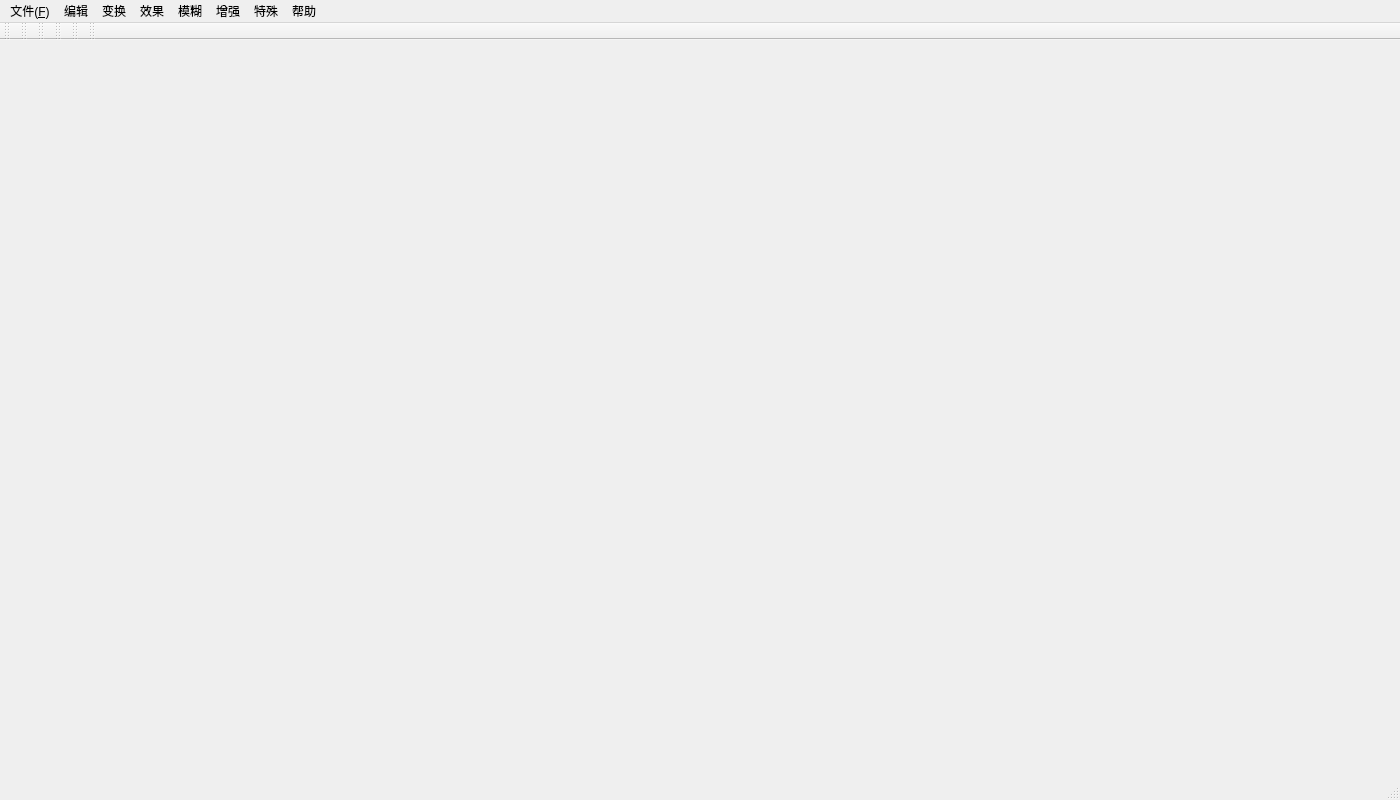
<?xml version="1.0" encoding="UTF-8"?>
<ui version="4.0">
 <class>MainWindow</class>
 <widget class="QMainWindow" name="MainWindow">
  <property name="geometry">
   <rect>
    <x>0</x>
    <y>0</y>
    <width>1400</width>
    <height>800</height>
   </rect>
  </property>
  <property name="windowTitle">
   <string>ImageQt</string>
  </property>
  <property name="windowIcon">
   <iconset resource="../res/ImageDir.qrc">
    <normaloff>:/img/SimpleImage.svg</normaloff>:/img/SimpleImage.svg</iconset>
  </property>
  <widget class="QWidget" name="centralwidget">
   <layout class="QVBoxLayout" name="verticalLayout_2">
    <item>
     <layout class="QVBoxLayout" name="verticalLayout">
      <item>
       <layout class="QHBoxLayout" name="horizontalLayout">
        <item>
         <widget class="GraphicsView" name="leftGraphicsView" native="true"/>
        </item>
        <item>
         <widget class="GraphicsView" name="rightGraphicsView" native="true"/>
        </item>
       </layout>
      </item>
     </layout>
    </item>
   </layout>
  </widget>
  <widget class="QStatusBar" name="statusBar"/>
  <widget class="QMenuBar" name="menuBar">
   <property name="geometry">
    <rect>
     <x>0</x>
     <y>0</y>
     <width>1400</width>
     <height>26</height>
    </rect>
   </property>
   <widget class="QMenu" name="menuFile">
    <property name="title">
     <string>文件(&amp;F)</string>
    </property>
    <addaction name="doOpen"/>
    <addaction name="doClose"/>
    <addaction name="doSave"/>
    <addaction name="doSave_As"/>
    <addaction name="separator"/>
    <addaction name="doExit"/>
   </widget>
   <widget class="QMenu" name="menuEdit">
    <property name="title">
     <string>编辑</string>
    </property>
    <addaction name="doRestore"/>
    <addaction name="do_adjust"/>
    <addaction name="do_adjust_left"/>
    <addaction name="do_adjust_right"/>
   </widget>
   <widget class="QMenu" name="menuHelp">
    <property name="title">
     <string>帮助</string>
    </property>
    <addaction name="doAbout"/>
   </widget>
   <widget class="QMenu" name="menuGeometric">
    <property name="title">
     <string>变换</string>
    </property>
    <widget class="QMenu" name="menuFlip">
     <property name="title">
      <string>翻转
</string>
     </property>
     <addaction name="doHorizontal"/>
     <addaction name="doVertical"/>
    </widget>
    <addaction name="doZoom"/>
    <addaction name="menuFlip"/>
    <addaction name="doRotate"/>
    <addaction name="doRotate_left"/>
    <addaction name="doRotate_right"/>
   </widget>
   <widget class="QMenu" name="menuArtistic_Effect">
    <property name="title">
     <string>效果</string>
    </property>
    <widget class="QMenu" name="menuFrame">
     <property name="title">
      <string>相框</string>
     </property>
     <addaction name="doMovie_frame"/>
     <addaction name="doClassic_frame"/>
     <addaction name="doFlower_frame"/>
    </widget>
    <widget class="QMenu" name="menuTemperature">
     <property name="title">
      <string>色温</string>
     </property>
     <property name="icon">
      <iconset>
       <normaloff>:/img/src/temperature_72px.png</normaloff>:/img/src/temperature_72px.png</iconset>
     </property>
     <addaction name="doCool"/>
     <addaction name="doWarm"/>
    </widget>
    <addaction name="doBrightness"/>
    <addaction name="menuFrame"/>
    <addaction name="menuTemperature"/>
    <addaction name="separator"/>
   </widget>
   <widget class="QMenu" name="menu_mh">
    <property name="title">
     <string>模糊</string>
    </property>
    <addaction name="doSimple"/>
    <addaction name="doGauss"/>
   </widget>
   <widget class="QMenu" name="menu_zq">
    <property name="title">
     <string>增强</string>
    </property>
    <addaction name="doMeida_Filter"/>
    <addaction name="doLaplace"/>
   </widget>
   <widget class="QMenu" name="menu_ts">
    <property name="title">
     <string>特殊</string>
    </property>
    <addaction name="doGrayscale"/>
    <addaction name="doContour_extraction"/>
    <addaction name="doBinaryzation"/>
    <addaction name="doDilate"/>
    <addaction name="doExpansion"/>
    <addaction name="doOpening"/>
    <addaction name="doClosing"/>
   </widget>
   <addaction name="menuFile"/>
   <addaction name="menuEdit"/>
   <addaction name="menuGeometric"/>
   <addaction name="menuArtistic_Effect"/>
   <addaction name="menu_mh"/>
   <addaction name="menu_zq"/>
   <addaction name="menu_ts"/>
   <addaction name="menuHelp"/>
  </widget>
  <widget class="QToolBar" name="toolBar_File">
   <property name="windowTitle">
    <string>文件</string>
   </property>
   <attribute name="toolBarArea">
    <enum>TopToolBarArea</enum>
   </attribute>
   <attribute name="toolBarBreak">
    <bool>false</bool>
   </attribute>
  </widget>
  <widget class="QToolBar" name="toolBar_Edit">
   <property name="windowTitle">
    <string>变幻</string>
   </property>
   <attribute name="toolBarArea">
    <enum>TopToolBarArea</enum>
   </attribute>
   <attribute name="toolBarBreak">
    <bool>false</bool>
   </attribute>
  </widget>
  <widget class="QToolBar" name="toolBar_Change">
   <property name="windowTitle">
    <string>系数</string>
   </property>
   <attribute name="toolBarArea">
    <enum>TopToolBarArea</enum>
   </attribute>
   <attribute name="toolBarBreak">
    <bool>false</bool>
   </attribute>
  </widget>
  <widget class="QToolBar" name="toolBar_Special">
   <property name="windowTitle">
    <string>特殊处理</string>
   </property>
   <attribute name="toolBarArea">
    <enum>TopToolBarArea</enum>
   </attribute>
   <attribute name="toolBarBreak">
    <bool>false</bool>
   </attribute>
  </widget>
  <widget class="QToolBar" name="toolBar_Cal">
   <property name="windowTitle">
    <string>计算</string>
   </property>
   <attribute name="toolBarArea">
    <enum>TopToolBarArea</enum>
   </attribute>
   <attribute name="toolBarBreak">
    <bool>false</bool>
   </attribute>
  </widget>
  <widget class="QToolBar" name="toolBar_About">
   <property name="windowTitle">
    <string>关于和退出</string>
   </property>
   <attribute name="toolBarArea">
    <enum>TopToolBarArea</enum>
   </attribute>
   <attribute name="toolBarBreak">
    <bool>false</bool>
   </attribute>
  </widget>
  <action name="doOpen">
   <property name="icon">
    <iconset resource="../res/ImageDir.qrc">
     <normaloff>:/img/doOpen.svg</normaloff>:/img/doOpen.svg</iconset>
   </property>
   <property name="text">
    <string>打开(&amp;O)</string>
   </property>
   <property name="toolTip">
    <string>打开一张图片</string>
   </property>
   <property name="shortcut">
    <string>Ctrl+O</string>
   </property>
  </action>
  <action name="doClose">
   <property name="icon">
    <iconset resource="../res/ImageDir.qrc">
     <normaloff>:/img/doClose.svg</normaloff>:/img/doClose.svg</iconset>
   </property>
   <property name="text">
    <string>关闭图片(&amp;W)</string>
   </property>
   <property name="shortcut">
    <string>Ctrl+W</string>
   </property>
  </action>
  <action name="doSave">
   <property name="icon">
    <iconset resource="../res/ImageDir.qrc">
     <normaloff>:/img/doSave.svg</normaloff>:/img/doSave.svg</iconset>
   </property>
   <property name="text">
    <string>保存(&amp;S)</string>
   </property>
   <property name="shortcut">
    <string>Ctrl+S</string>
   </property>
  </action>
  <action name="doSave_As">
   <property name="icon">
    <iconset resource="../res/ImageDir.qrc">
     <normaloff>:/img/doSave_As.svg</normaloff>:/img/doSave_As.svg</iconset>
   </property>
   <property name="text">
    <string>另存为(F12)</string>
   </property>
   <property name="shortcut">
    <string>F12</string>
   </property>
  </action>
  <action name="doExit">
   <property name="icon">
    <iconset resource="../res/ImageDir.qrc">
     <normaloff>:/img/doExit.svg</normaloff>:/img/doExit.svg</iconset>
   </property>
   <property name="text">
    <string>退出(&amp;Q)</string>
   </property>
   <property name="shortcut">
    <string>Ctrl+Q</string>
   </property>
  </action>
  <action name="doAbout">
   <property name="icon">
    <iconset resource="../res/ImageDir.qrc">
     <normaloff>:/img/doAbout.svg</normaloff>:/img/doAbout.svg</iconset>
   </property>
   <property name="text">
    <string>关于(F1)</string>
   </property>
   <property name="shortcut">
    <string>F1</string>
   </property>
  </action>
  <action name="doRestore">
   <property name="icon">
    <iconset resource="../res/ImageDir.qrc">
     <normaloff>:/img/doRestore.svg</normaloff>:/img/doRestore.svg</iconset>
   </property>
   <property name="text">
    <string>恢复(&amp;Z)</string>
   </property>
   <property name="shortcut">
    <string>Ctrl+Z</string>
   </property>
  </action>
  <action name="doZoom">
   <property name="icon">
    <iconset resource="../res/ImageDir.qrc">
     <normaloff>:/img/doZoom.svg</normaloff>:/img/doZoom.svg</iconset>
   </property>
   <property name="text">
    <string>缩放(&amp;+)</string>
   </property>
   <property name="shortcut">
    <string>Ctrl+-</string>
   </property>
  </action>
  <action name="doGrayscale">
   <property name="icon">
    <iconset resource="../res/ImageDir.qrc">
     <normaloff>:/img/doGrayscale.svg</normaloff>:/img/doGrayscale.svg</iconset>
   </property>
   <property name="text">
    <string>灰度</string>
   </property>
  </action>
  <action name="doWarm">
   <property name="icon">
    <iconset resource="../res/ImageDir.qrc">
     <normaloff>:/img/doWarm.svg</normaloff>:/img/doWarm.svg</iconset>
   </property>
   <property name="text">
    <string>Warm</string>
   </property>
  </action>
  <action name="doCool">
   <property name="icon">
    <iconset resource="../res/ImageDir.qrc">
     <normaloff>:/img/doCool.svg</normaloff>:/img/doCool.svg</iconset>
   </property>
   <property name="text">
    <string>Cool</string>
   </property>
  </action>
  <action name="doMovie_frame">
   <property name="icon">
    <iconset resource="../res/ImageDir.qrc">
     <normaloff>:/img/doMovie_frame.svg</normaloff>:/img/doMovie_frame.svg</iconset>
   </property>
   <property name="text">
    <string>电影相框</string>
   </property>
  </action>
  <action name="doClassic_frame">
   <property name="icon">
    <iconset resource="../res/ImageDir.qrc">
     <normaloff>:/img/doClassic_frame.svg</normaloff>:/img/doClassic_frame.svg</iconset>
   </property>
   <property name="text">
    <string>经典相框</string>
   </property>
  </action>
  <action name="doFlower_frame">
   <property name="icon">
    <iconset resource="../res/ImageDir.qrc">
     <normaloff>:/img/doFlower_frame.svg</normaloff>:/img/doFlower_frame.svg</iconset>
   </property>
   <property name="text">
    <string>小花相框</string>
   </property>
  </action>
  <action name="doBrightness">
   <property name="icon">
    <iconset resource="../res/ImageDir.qrc">
     <normaloff>:/img/doBrightness.svg</normaloff>:/img/doBrightness.svg</iconset>
   </property>
   <property name="text">
    <string>亮度</string>
   </property>
  </action>
  <action name="doHorizontal">
   <property name="icon">
    <iconset resource="../res/ImageDir.qrc">
     <normaloff>:/img/doHorizontal.svg</normaloff>:/img/doHorizontal.svg</iconset>
   </property>
   <property name="text">
    <string>水平翻转</string>
   </property>
  </action>
  <action name="doVertical">
   <property name="icon">
    <iconset resource="../res/ImageDir.qrc">
     <normaloff>:/img/doVertical.svg</normaloff>:/img/doVertical.svg</iconset>
   </property>
   <property name="text">
    <string>垂直翻转</string>
   </property>
  </action>
  <action name="doSimple">
   <property name="icon">
    <iconset resource="../res/ImageDir.qrc">
     <normaloff>:/img/doSimple.svg</normaloff>:/img/doSimple.svg</iconset>
   </property>
   <property name="text">
    <string>简单模糊</string>
   </property>
  </action>
  <action name="doGauss">
   <property name="icon">
    <iconset resource="../res/ImageDir.qrc">
     <normaloff>:/img/doGauss.svg</normaloff>:/img/doGauss.svg</iconset>
   </property>
   <property name="text">
    <string>高斯模糊</string>
   </property>
  </action>
  <action name="doMeida_Filter">
   <property name="icon">
    <iconset resource="../res/ImageDir.qrc">
     <normaloff>:/img/doMeida_Filter.svg</normaloff>:/img/doMeida_Filter.svg</iconset>
   </property>
   <property name="text">
    <string>中值滤波</string>
   </property>
  </action>
  <action name="doLaplace">
   <property name="icon">
    <iconset resource="../res/ImageDir.qrc">
     <normaloff>:/img/doLaplace.svg</normaloff>:/img/doLaplace.svg</iconset>
   </property>
   <property name="text">
    <string>拉普拉斯锐化</string>
   </property>
  </action>
  <action name="doBinaryzation">
   <property name="icon">
    <iconset resource="../res/ImageDir.qrc">
     <normaloff>:/img/doBinaryzation.svg</normaloff>:/img/doBinaryzation.svg</iconset>
   </property>
   <property name="text">
    <string>二值化</string>
   </property>
  </action>
  <action name="doContour_extraction">
   <property name="icon">
    <iconset resource="../res/ImageDir.qrc">
     <normaloff>:/img/doContour_extraction.svg</normaloff>:/img/doContour_extraction.svg</iconset>
   </property>
   <property name="text">
    <string>轮廓提取</string>
   </property>
  </action>
  <action name="doDilate">
   <property name="icon">
    <iconset resource="../res/ImageDir.qrc">
     <normaloff>:/img/doDilate.svg</normaloff>:/img/doDilate.svg</iconset>
   </property>
   <property name="text">
    <string>腐蚀</string>
   </property>
  </action>
  <action name="doExpansion">
   <property name="icon">
    <iconset resource="../res/ImageDir.qrc">
     <normaloff>:/img/doExpansion.svg</normaloff>:/img/doExpansion.svg</iconset>
   </property>
   <property name="text">
    <string>膨胀</string>
   </property>
  </action>
  <action name="doOpening">
   <property name="icon">
    <iconset resource="../res/ImageDir.qrc">
     <normaloff>:/img/doOpening.svg</normaloff>:/img/doOpening.svg</iconset>
   </property>
   <property name="text">
    <string>开运算</string>
   </property>
  </action>
  <action name="doClosing">
   <property name="icon">
    <iconset resource="../res/ImageDir.qrc">
     <normaloff>:/img/doClosing.svg</normaloff>:/img/doClosing.svg</iconset>
   </property>
   <property name="text">
    <string>闭运算</string>
   </property>
  </action>
  <action name="doRotate">
   <property name="icon">
    <iconset resource="../res/ImageDir.qrc">
     <normaloff>:/img/doRotate.svg</normaloff>:/img/doRotate.svg</iconset>
   </property>
   <property name="text">
    <string>旋转</string>
   </property>
  </action>
  <action name="do_adjust">
   <property name="icon">
    <iconset resource="../res/ImageDir.qrc">
     <normaloff>:/img/do_adjust.svg</normaloff>:/img/do_adjust.svg</iconset>
   </property>
   <property name="text">
    <string>适应屏幕(&amp;D)</string>
   </property>
   <property name="shortcut">
    <string>Ctrl+D</string>
   </property>
  </action>
  <action name="do_adjust_left">
   <property name="icon">
    <iconset resource="../res/ImageDir.qrc">
     <normaloff>:/img/do_adjust_left.svg</normaloff>:/img/do_adjust_left.svg</iconset>
   </property>
   <property name="text">
    <string>左图适应(&amp;L)</string>
   </property>
   <property name="shortcut">
    <string>Ctrl+Left</string>
   </property>
  </action>
  <action name="do_adjust_right">
   <property name="icon">
    <iconset resource="../res/ImageDir.qrc">
     <normaloff>:/img/do_adjust_right.svg</normaloff>:/img/do_adjust_right.svg</iconset>
   </property>
   <property name="text">
    <string>右图适应(&amp;R)</string>
   </property>
   <property name="shortcut">
    <string>Ctrl+Right</string>
   </property>
  </action>
  <action name="doRotate_left">
   <property name="icon">
    <iconset resource="../res/ImageDir.qrc">
     <normaloff>:/img/doRotate_left.svg</normaloff>:/img/doRotate_left.svg</iconset>
   </property>
   <property name="text">
    <string>逆时针旋转(&amp;L)</string>
   </property>
   <property name="toolTip">
    <string>逆时针旋转</string>
   </property>
   <property name="shortcut">
    <string>Ctrl+L</string>
   </property>
  </action>
  <action name="doRotate_right">
   <property name="icon">
    <iconset resource="../res/ImageDir.qrc">
     <normaloff>:/img/doRotate_right.svg</normaloff>:/img/doRotate_right.svg</iconset>
   </property>
   <property name="text">
    <string>顺时针旋转(&amp;R)</string>
   </property>
   <property name="toolTip">
    <string>顺时针旋转</string>
   </property>
   <property name="shortcut">
    <string>Ctrl+R</string>
   </property>
  </action>
 </widget>
 <layoutdefault spacing="6" margin="11"/>
 <customwidgets>
  <customwidget>
   <class>GraphicsView</class>
   <extends>QWidget</extends>
   <header location="global">graphicsview.h</header>
  </customwidget>
 </customwidgets>
 <resources>
  <include location="../res/ImageDir.qrc"/>
 </resources>
 <connections/>
</ui>
